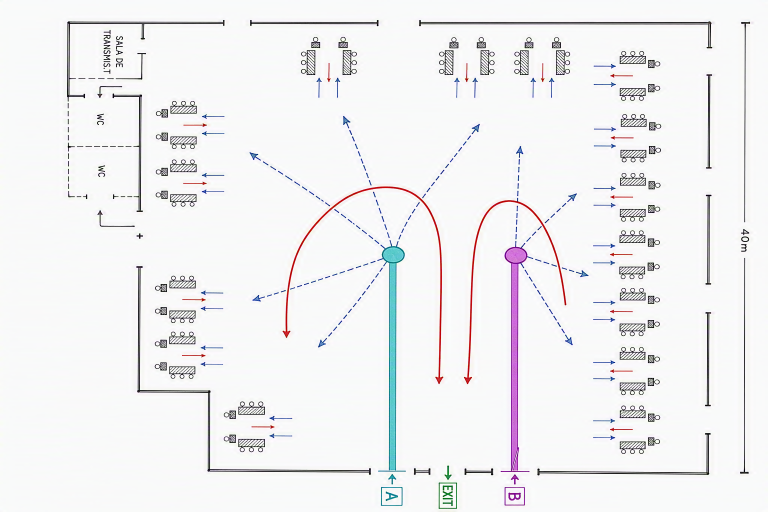
#> input picture referencias/plano-fluxos-rascunho-2-entradas.png, 1536 x 1024 px (shown at 1/2 size)
$ python postos_hall2.py
#> lines starting #> are read from the running program, lines starting #| are printed output that depends on the picture
"""Marca os postos de voluntario sobre o desenho de fluxo atual do Hall 2.

Le "referencias/plano-fluxos-rascunho-2-entradas.png" (antigo "PLANO COM FLUXOS MELHORADO.png"), desenha um marcador numerado em cada
posto e acrescenta um painel de legenda a direita. Nao altera o desenho
original: as coordenadas de POSTOS foram lidas sobre a imagem e ficam aqui
para serem corrigidas se o desenho mudar.

Saida: saidas/postos_hall2.png
"""

from pathlib import Path

from PIL import Image, ImageDraw, ImageFont

BASE = Path(__file__).resolve().parent.parent
FONTE = "/usr/share/fonts/truetype/dejavu/DejaVuSans.ttf"
FONTE_BOLD = "/usr/share/fonts/truetype/dejavu/DejaVuSans-Bold.ttf"

FAMILIAS = {
    "porta": ("#0F4C81", "Porta e dosagem de entrada"),
    "despacho": ("#C2521A", "Despacho e confirmação de destino"),
    "corredor": ("#1F6F54", "Orientação de corredor (bloco de mesas)"),
    "apoio": ("#6B3FA0", "Apoio ao eleitor e acessibilidade"),
    "servico": ("#5A6472", "Serviço, saída e coordenação"),
}

# (codigo, x, y, familia, rotulo curto). Coordenadas lidas sobre o desenho
# original de 1536 x 1024 px.
POSTOS = [
    ("H1", 788, 900, "porta", "Porta A — dosagem de entrada"),
    ("H2", 1028, 900, "porta", "Porta B — dosagem de entrada"),
    ("H3", 700, 508, "despacho", "Nó de despacho A"),
    ("H4", 1110, 510, "despacho", "Nó de despacho B"),
    ("H5", 455, 305, "corredor", "Bloco 1 — 4 mesas (parede O, norte)"),
    ("H6", 455, 650, "corredor", "Bloco 2 — 4 mesas (parede O, sul)"),
    ("H7", 600, 845, "corredor", "Bloco 3 — 2 mesas (canto SO)"),
    ("H8", 658, 210, "corredor", "Bloco 4 — 2 mesas (parede N, oeste)"),
    ("H9", 1005, 210, "corredor", "Bloco 5 — 4 mesas (parede N, leste)"),
    ("H10", 1180, 205, "corredor", "Bloco 6 — 4 mesas (parede L, norte)"),
    ("H11", 1180, 450, "corredor", "Bloco 7 — 4 mesas (parede L, centro-N)"),
    ("H12", 1180, 655, "corredor", "Bloco 8 — 3 mesas (parede L, centro-S)"),
    ("H13", 1180, 820, "corredor", "Bloco 9 — 3 mesas (parede L, sul)"),
    ("H14", 320, 470, "apoio", "Acessibilidade e fila prioritária"),
    ("H15", 170, 300, "servico", "WC — orientação de ida e volta"),
    ("H16", 163, 142, "servico", "Sala de transmissão — acesso restrito"),
    ("H17", 895, 900, "servico", "Saída — pós-voto e contrafluxo"),
    ("H18", 430, 480, "servico", "Posto de comando (coordenação)"),
]

NOTAS = [
    "Nenhum voluntário opera dentro da mesa: identificação do eleitor,",
    "caderno de votação e urna são dos mesários nomeados.",
    "",
    "H3 e H4 não são triagem. A triagem acontece antes, na fila do Ring 3",
    "(postos G2–G6): o eleitor chega à porta já sabendo sua mesa. Aqui só",
    "se confirma o destino e se recupera quem escapou da triagem.",
    "",
    "H1 e H2 dosam a entrada: só admitem enquanto houver fila útil dentro.",
    "Se o salão encher, a espera fica no Ring 3, que tem espaço; fila",
    "dentro do salão bloqueia a circulação e o acesso às mesas.",
    "",
    "Não há balcão de casos aqui: o que não se resolve de pé é resolvido",
    "no Ring 3 (G11–G13), antes da porta. Dentro do salão, caso de eleitor",
    "é do presidente da mesa.",
    "",
    "O desenho tem 30 posições de mesa (10 O + 6 N + 14 L); a agregação do",
    "TSE fecha em 28 urnas. Confirmar as 2 posições sobrando — servem de",
    "reserva se uma urna falhar.",
]


def marcador(d, x, y, codigo, cor, r=19):
    d.ellipse([x - r - 3, y - r - 3, x + r + 3, y + r + 3], fill="white")
    d.ellipse([x - r, y - r, x + r, y + r], fill=cor, outline="white", width=3)
    f = ImageFont.truetype(FONTE_BOLD, 17 if len(codigo) < 3 else 15)
    cx, cy, cx2, cy2 = d.textbbox((0, 0), codigo, font=f)
    d.text((x - (cx2 - cx) / 2, y - (cy2 - cy) / 2 - 1), codigo, font=f, fill="white")


def main() -> None:
    base = Image.open(BASE / "referencias" / "plano-fluxos-rascunho-2-entradas.png").convert("RGB")
#> base is the input picture: PIL image 1536x1024 RGB; mean R, G, B 241.3, 241, 242
    larg_painel = 560
    altura = base.height + 130  # folga para o painel de notas
#> altura = 1154
    tela = Image.new("RGB", (base.width + larg_painel, altura), "white")
#> tela: PIL image 2096x1154 RGB; every value is 255
    tela.paste(base, (0, 0))
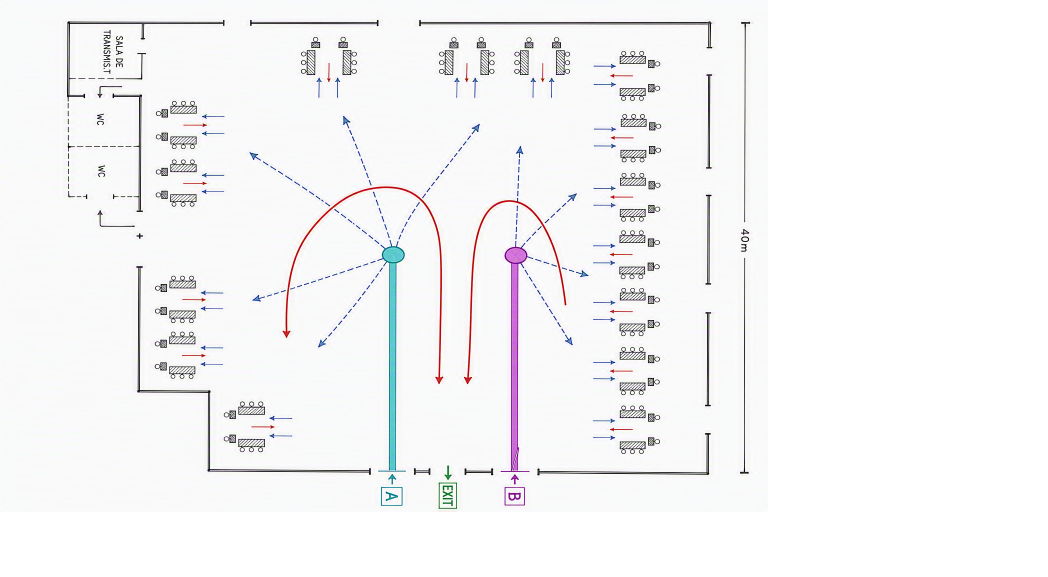
#> tela: PIL image 2096x1154 RGB (shown at 1/2 size); mean R, G, B 246.1, 245.9, 246.6
    d = ImageDraw.Draw(tela)

    for codigo, x, y, familia, _ in POSTOS:
        marcador(d, x, y, codigo, FAMILIAS[familia][0])

    px = base.width + 34
#> px = 1570
    f_tit = ImageFont.truetype(FONTE_BOLD, 27)
    f_sub = ImageFont.truetype(FONTE, 16)
    f_fam = ImageFont.truetype(FONTE_BOLD, 16)
    f_item = ImageFont.truetype(FONTE, 15)
    f_nota = ImageFont.truetype(FONTE, 14)

    d.line([(base.width + 8, 40), (base.width + 8, altura - 40)],
           fill="#C9D1D9", width=2)
    y = 48
    d.text((px, y), "Postos de voluntário", font=f_tit, fill="#111111"); y += 36
    d.text((px, y), "Hall 2 — RDS Shelbourne Hall (50,2 × 44,5 m)",
           font=f_sub, fill="#444444"); y += 24
    d.text((px, y), f"{len(POSTOS)} postos no pico. Não são pessoas: um posto",
           font=f_sub, fill="#444444"); y += 21
    d.text((px, y), "pode ter 1 ou 2 voluntários e trocar por turno.",
           font=f_sub, fill="#444444"); y += 36

    for fam, (cor, titulo) in FAMILIAS.items():
        itens = [(c, r) for c, _, _, f_, r in POSTOS if f_ == fam]
        d.ellipse([px, y + 3, px + 15, y + 18], fill=cor)
        d.text((px + 25, y), titulo, font=f_fam, fill=cor); y += 25
        for codigo, rotulo in itens:
            d.text((px + 25, y), f"{codigo}  {rotulo}", font=f_item, fill="#222222")
            y += 20
        y += 12
#> after the loop, y = 710

    y += 8
#> y = 718
    d.line([(px, y), (px + 490, y)], fill="#C9D1D9", width=2); y += 16
#> after `y += 16`: y = 734
    for linha in NOTAS:
        d.text((px, y), linha, font=f_nota, fill="#333333"); y += 19
#> this loop made 18 passes
#> y on passes 1 to 12: 753, 772, 791, 810, 829, 848, 867, 886, 905, 924, 943, 962
#> after the loop, y = 1076

    destino = BASE / "saidas" / "postos_hall2.png"
    tela.save(destino)
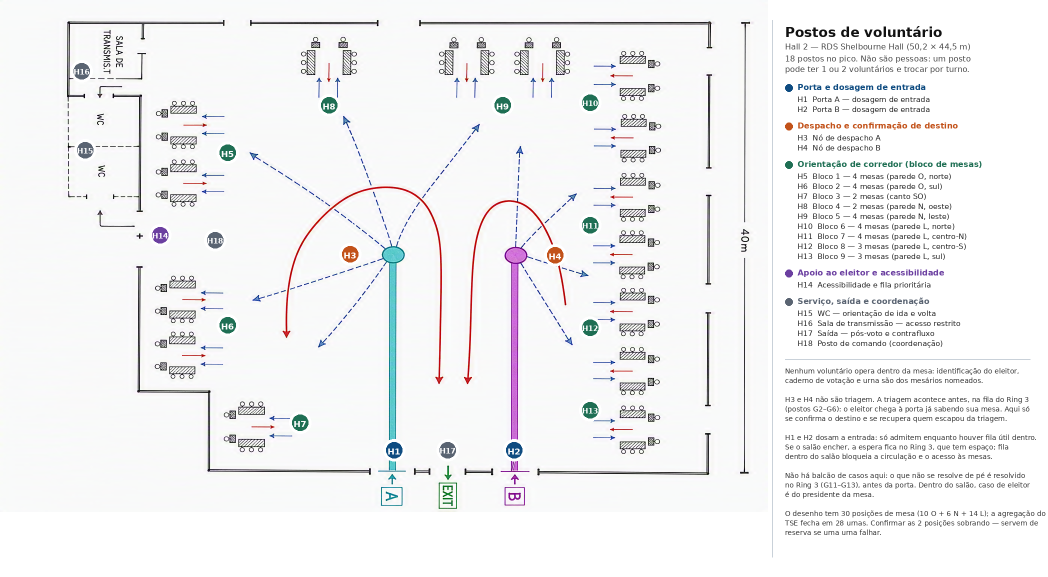
#> saved as postos_hall2.png: PIL image 2096x1154 RGB (shown at 1/2 size); mean R, G, B 241.6, 241.6, 242.3
    print(f"{destino} — {len(POSTOS)} postos marcados")


if __name__ == "__main__":
    main()
